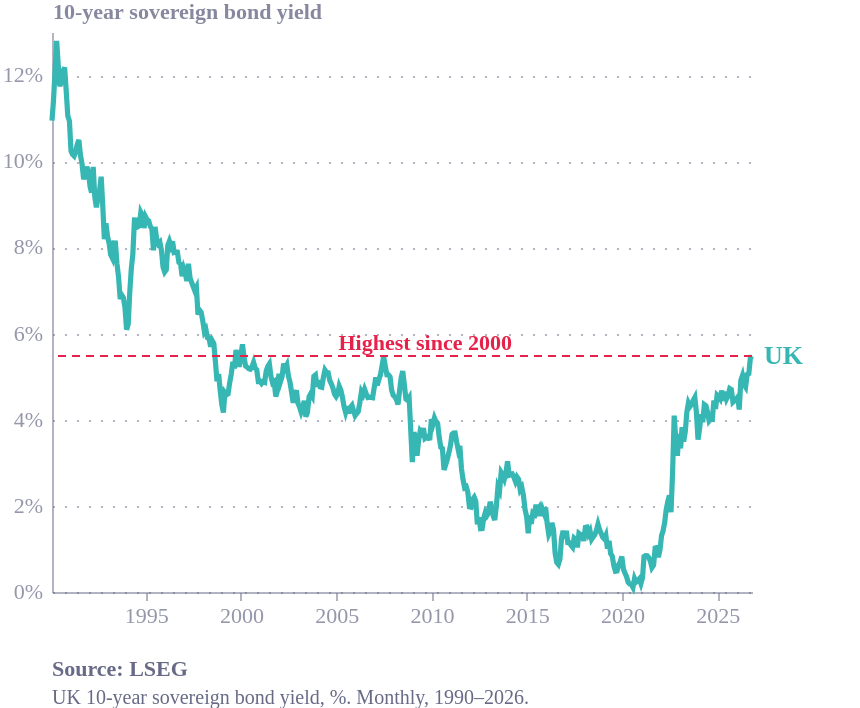

The Vega-Lite source for this figure:
### Vega-Lite specification from a JSON file in a GitHub repository (floating-point values rounded to 4 significant figures; data arrays with more than 128 entries replaced by an {"elided": "..."} marker saying what was removed)
{"config": {"font": "Circular Std", "text": {"color": "#676A86", "align": "left", "baseline": "middle", "dx": 7, "dy": 0, "fontSize": 11}, "view": {"stroke": "transparent", "continuousWidth": 400, "continuousHeight": 300, "discreteWidth": 400, "discreteHeight": 300, "fill": "transparent"}, "range": {"category": ["#36B7B4", "#E6224B", "#F4C245", "#0063AF", "#00A767", "#179FDB", "#EB5C2E"], "diverging": ["#E6224B", "#E54753", "#C9C9C9", "#179FDB", "#122B39"], "heatmap": ["#C9C9C9", "#179FDB", "#0063AF", "#122B39"], "ordinal": ["#00A767", "#36B7B4", "#179FDB", "#0063AF", "#243B5A"]}, "bar": {"color": "#179fdb"}, "line": {"color": "#e6224b"}, "rule": {"color": "#676A86"}, "area": {"opacity": 0.3}, "point": {"filled": true, "size": 80, "color": "#e6224b", "opacity": 0.95}, "geoshape": {"stroke": "white", "strokeWidth": 0.3}, "rect": {"fill": "#d6d4d4", "opacity": 0.3}, "axis": {"labelColor": "#676A86", "labelFontSize": 11, "labelFont": "Circular Std", "labelOpacity": 0.7, "tickColor": "#676A86", "tickOpacity": 0.5, "domainColor": "#676A86", "domainOpacity": 0.5, "gridColor": "#676A86", "gridDash": [2, 2], "gridOpacity": 0.5, "title": null, "titleColor": "#676A86", "titleOpacity": 0.8, "tickSize": 4}, "axisXDiscrete": {"grid": false, "labelAngle": 0, "tickCount": 10, "tickOpacity": 0.5, "title": null}, "axisYDiscrete": {"ticks": false, "labelPadding": 5}, "axisXTemporal": {"grid": false, "ticks": true}, "axisXQuantitative": {"grid": true}, "axisYQuantitative": {"gridColor": "#676A86", "gridDash": [1, 5], "gridOpacity": 0.5, "ticks": false, "labelPadding": 5, "tickCount": 8, "titleAngle": 0, "titleAlign": "left", "titleBaseline": "bottom", "titleX": 0, "titleY": -5}, "title": {"color": "#676A86E6", "subtitleColor": "#676A86", "font": "Circular Std", "subtitleFont": "Circular Std", "anchor": "start", "fontSize": 14, "subtitleFontSize": 12, "subtitlePadding": 4, "offset": 0, "frame": "group"}, "legend": {"titleColor": "#122b39", "title": null, "labelColor": "#122b39", "labelFontSize": 11}, "background": "white"}, "layer": [{"mark": {"type": "line", "strokeWidth": 2.6}, "encoding": {"color": {"field": "series", "legend": null, "type": "nominal"}, "x": {"axis": {"format": "%Y", "tickCount": 8}, "field": "date", "title": null, "type": "temporal"}, "y": {"axis": {"labelExpr": "datum.label + '%'"}, "field": "yield", "scale": {"zero": true}, "title": "10-year sovereign bond yield", "type": "quantitative"}}}, {"mark": {"type": "text", "align": "left", "dx": 6, "fontSize": 13, "fontWeight": "bold"}, "encoding": {"color": {"field": "series", "legend": null, "type": "nominal"}, "text": {"value": "UK"}, "x": {"aggregate": "max", "field": "date", "type": "temporal"}, "y": {"aggregate": {"argmax": "date"}, "field": "yield", "type": "quantitative"}}}, {"data": {"name": "data-3fa3617cc285aaf7f82b255b8a5bbf4a"}, "mark": {"type": "rule", "color": "#E6224B", "strokeDash": [4, 3], "strokeWidth": 1}, "encoding": {"y": {"field": "y", "type": "quantitative"}}}, {"data": {"name": "data-573101604494d65fc74e7d60c00feae0"}, "mark": {"type": "text", "align": "right", "color": "#E6224B", "dx": -120, "dy": -6, "fontSize": 11, "fontWeight": "bold"}, "encoding": {"text": {"field": "t", "type": "nominal"}, "x": {"field": "date", "type": "temporal"}, "y": {"field": "y", "type": "quantitative"}}}, {"data": {"name": "data-f4d04b8e51b125b619f09f0afad623a6"}, "mark": {"type": "circle", "color": "#179FDB", "size": 60}, "encoding": {"opacity": {"condition": {"param": "param_a239a2f221911962", "value": 1, "empty": false}, "value": 0}, "tooltip": [{"field": "date", "format": "%b %Y", "type": "temporal"}, {"field": "yield", "format": ".2f", "title": "Yield %", "type": "quantitative"}], "x": {"field": "date", "type": "temporal"}, "y": {"field": "yield", "type": "quantitative"}}, "name": "view_d2ee7a349ee0301d_4"}], "data": {"name": "data-f4d04b8e51b125b619f09f0afad623a6"}, "height": 280, "padding": {"right": 28}, "params": [{"name": "param_a239a2f221911962", "select": {"type": "point", "fields": ["date"], "nearest": true, "on": "mouseover"}, "views": ["view_d2ee7a349ee0301d_4"]}], "title": {"text": "Source: LSEG", "anchor": "start", "color": "#676A86", "dy": 12, "fontSize": 11, "orient": "bottom", "subtitle": ["UK 10-year sovereign bond yield, %. Monthly, 1990–2026."], "subtitleColor": "#676A86", "subtitleFontSize": 10}, "width": 350, "$schema": "https://vega.github.io/schema/vega-lite/v6.4.1.json", "datasets": {"data-f4d04b8e51b125b619f09f0afad623a6": {"elided": "442 records"}, "data-3fa3617cc285aaf7f82b255b8a5bbf4a": [{"y": 5.478}], "data-573101604494d65fc74e7d60c00feae0": [{"date": "2026-10-31T00:00:00", "y": 5.478, "t": "Highest since 2000"}]}}
